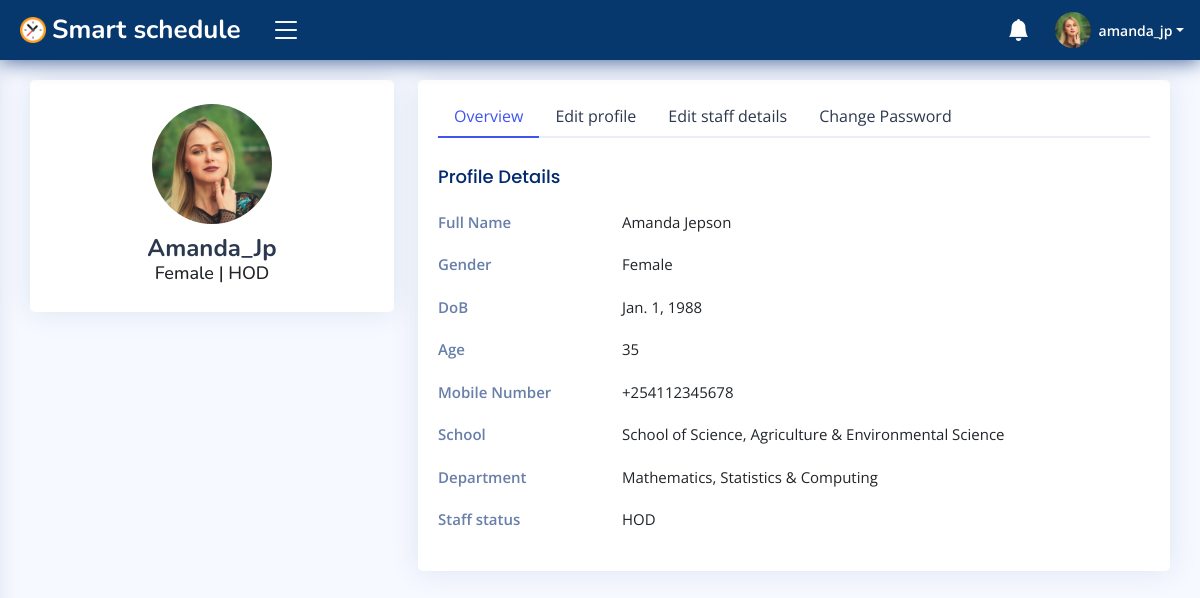
The app's page /auth/profile/amanda_jp/faculty/ (signed in) with its own data.
### accounts/models.py (models this page shows, shortened)
class User(AbstractUser):
    id = models.CharField(max_length=30, primary_key=True, unique=True, editable=False)
    first_name = models.CharField(max_length=15, blank=False)
    last_name = models.CharField(max_length=15, blank=False)
    email = models.EmailField(unique=True)
    gender = models.CharField(max_length=7, blank=False)
    dob = models.DateField(null=True, blank=False, db_column='Date of Birth')
    age = models.PositiveIntegerField(default=0, editable=False)
    mobile_no = PhoneNumberField()
    profile_pic = models.ImageField(upload_to='Users/imgs/dps/', default='default.png')
    is_student = models.BooleanField(default=False)
    date_updated = models.DateTimeField(auto_now=True)
    REQUIRED_FIELDS = ['username']
    USERNAME_FIELD = 'email'
    def __str__(self) -> str:
        return self.username
    class Meta:
        ordering = ['username', 'first_name', 'last_name']

class Faculty(models.Model):
    id = models.CharField(max_length=30, primary_key=True, unique=True, editable=False)
    staff = models.OneToOneField(User, on_delete=models.CASCADE, editable=False)
    school = models.CharField(max_length=70, blank=False)
    department = models.CharField(max_length=40, blank=False)
    position = models.CharField(max_length=20, blank=False)
    date_created = models.DateTimeField(auto_now_add=True)
    date_updated = models.DateTimeField(auto_now=True)
    def __str__(self) -> str:
        return f'{self.staff}'
    class Meta:
        ordering = ['staff', 'school']
        verbose_name_plural = 'Faculty records'

### accounts/views.py (the view, shortened to what this page needs)
# urls.py: path('profile/<str:staff_name>/faculty/', views.EditFacultyStaffProfileView.as_view(), name='faculty_profile'),
@method_decorator(login_required(login_url='login'), name='get')
@method_decorator(user_passes_test(lambda user: user.is_staff is False or user.is_superuser is False), name='get')
class EditFacultyStaffProfileView(View):
    profile_form_class = EditProfileForm
    faculty_form_class = EditFacultyDetailsForm
    template_name = 'dashboard/faculty/profile.html'
    def get(self, request, staff_name, *args, **kwargs):
        editprofile_form = self.profile_form_class(instance=request.user)
        editfaculty_form = self.faculty_form_class(instance=request.user.faculty)
        context = {
            'EditProfileForm': editprofile_form,
            'UpdateFacultyDetailsForm': editfaculty_form,
        }
        return render(request, self.template_name, context)

### campus/templates/dashboard/faculty/profile.html (shortened to what this page needs)
{% extends 'dashboard/faculty/base.html' %}{% block title %}Profile page{% endblock %}
	{% load crispy_forms_tags %}
	{% block content %}
	<main id="main" class="main">
		<section class="section profile">
			<div class="row">
				<div class="col-xl-4">
					<div class="card">
						<div class="card-body profile-card pt-4 d-flex flex-column align-items-center">
							<img src="{{ request.user.profile_pic.url }}" alt="Profile" class="rounded-circle">
							<h2>{{ request.user.username|title }}</h2>
							{% if request.user.is_student is True %}
							<h3>{{ request.user.gender|default:" -- " }} | {{ request.user.student.year|default:" -- " }}</h3>
							{% else %}
							<h3>{{ request.user.gender|default:" -- " }} | {{ request.user.faculty.position|default:" -- " }}</h3>
							{% endif %}
						</div>
					</div>
				</div>
				<div class="col-xl-8">
					<div class="card">
						<div class="card-body pt-3">
							<ul class="nav nav-tabs nav-tabs-bordered">
								<li class="nav-item">
									<button class="nav-link active" data-bs-toggle="tab" data-bs-target="#profile-overview">Overview</button>
								</li>
								<li class="nav-item">
									<button class="nav-link" data-bs-toggle="tab" data-bs-target="#profile-edit">Edit profile</button>
								</li>
								<li class="nav-item">
									<button class="nav-link" data-bs-toggle="tab" data-bs-target="#staff-details-edit">Edit staff details</button>
								</li>
								<li class="nav-item">
									<button class="nav-link" data-bs-toggle="tab" data-bs-target="#profile-change-password">Change Password</button>
								</li>
							</ul>
							<div class="tab-content pt-2">
								<div class="tab-pane fade show active profile-overview" id="profile-overview">
									<h5 class="card-title">Profile Details</h5>
									<div class="row">
										<div class="col-xl-3 col-lg-4 label">Full Name</div>
										<div class="col-xl-9 col-lg-8">{{ request.user.first_name|title }} {{ request.user.last_name|title }}</div>
									</div>
									<div class="row">
										<div class="col-xl-3 col-lg-4 label">Gender</div>
										<div class="col-xl-9 col-lg-8">{{ request.user.gender|default:" -- " }}</div>
									</div>
									<div class="row">
										<div class="col-xl-3 col-lg-4 label">DoB</div>
										<div class="col-xl-9 col-lg-8">{{ request.user.dob|default:" -- " }}</div>
									</div>
									<div class="row">
										<div class="col-xl-3 col-lg-4 label">Age</div>
										<div class="col-xl-9 col-lg-8">{{ request.user.age|default:"0" }}</div>
									</div>
									<div class="row">
										<div class="col-xl-3 col-lg-4 label">Mobile Number</div>
										<div class="col-xl-9 col-lg-8">{{ request.user.mobile_no|default:" -- " }}</div>
									</div>
									<div class="row">
										<div class="col-xl-3 col-lg-4 label">School</div>
										<div class="col-xl-9 col-lg-8">{{ request.user.faculty.school|default:" -- " }}</div>
									</div>
									<div class="row">
										<div class="col-xl-3 col-lg-4 label">Department</div>
										<div class="col-xl-9 col-lg-8">{{ request.user.faculty.department|default:" -- " }}</div>
									</div>
									<div class="row">
										<div class="col-xl-3 col-lg-4 label">Staff status</div>
										<div class="col-xl-9 col-lg-8">{{ request.user.faculty.position|default:" -- " }}</div>
									</div>
								</div>
							</div>
						</div>
					</div>
				</div>
			</div>
		</section>
	</main>
	{% endblock %}

### campus/templates/dashboard/faculty/base.html (shortened to what this page needs)
{% load static %}
<!DOCTYPE html>
<html lang="en">
<head>
    <link href="https://cdn.jsdelivr.net/npm/bootstrap@5.3.2/dist/css/bootstrap.min.css" rel="stylesheet">
    <link rel="stylesheet" href="https://cdn.jsdelivr.net/npm/bootstrap-icons@1.11.1/font/bootstrap-icons.css">
    <link rel="stylesheet" href="https://cdnjs.cloudflare.com/ajax/libs/fullcalendar/3.10.2/fullcalendar.min.css" />
    <link href="{% static 'css/styles.css' %}" rel="stylesheet">
</head>
<body>
    <header id="header" class="header fixed-top d-flex align-items-center">
        <div class="d-flex align-items-center justify-content-between">
            <a href="{% url 'faculty_homepage' %}" class="logo d-flex align-items-center">
                <img src="{% static 'img/logo/logo.png' %}" alt="logo">
                <span class="d-none d-lg-block text-white">Smart schedule</span>
            </a>
            <i class="bi bi-list toggle-sidebar-btn"></i>
        </div>
        <nav class="header-nav ms-auto">
            <ul class="d-flex align-items-center">
                <li class="nav-item dropdown">
                    <a class="nav-link nav-icon" href="#" data-bs-toggle="dropdown">
                        <i class="bi bi-bell-fill"></i>
                    </a>
                </li>
                <li class="nav-item dropdown pe-3">
                    <a class="nav-link nav-profile d-flex align-items-center pe-0" href="" data-bs-toggle="dropdown">
                        <img src="{{ request.user.profile_pic.url }}" alt="profile" class="rounded-circle">
                        <span class="d-none d-md-block dropdown-toggle ps-2">{{ request.user.username }}</span>
                    </a>
                </li>
            </ul>
        </nav>
    </header>
    {% block content %}
    {% endblock %}
</body>
</html>

### static/css/styles.css (style rules this page uses)
:root { scroll-behavior: smooth; }
body { font-family: "Open Sans", sans-serif; background: #f6f9ff; color: #444444; }
a { color: #4154f1; text-decoration: none; }
h1, h2, h3, h4, h5, h6 { font-family: "Nunito", sans-serif; }
#main { margin-top: 60px; padding: 20px 30px; transition: all 0.3s; }
.card { margin-bottom: 30px; border: none; border-radius: 5px; box-shadow: 0px 0 30px rgba(1, 41, 112, 0.1); }
.card-title { padding: 20px 0 15px 0; font-size: 18px; font-weight: 500; color: #012970; font-family: "Poppins", sans-serif; }
.card-body { padding: 0 20px 20px 20px; }
.nav-tabs-bordered { border-bottom: 2px solid #ebeef4; }
.nav-tabs-bordered .nav-link { margin-bottom: -2px; border: none; color: #2c384e; }
.nav-tabs-bordered .nav-link.active { background-color: #fff; color: #4154f1; border-bottom: 2px solid #4154f1; }
.logo { line-height: 1; }
@media (min-width: 1200px) { .logo { width: 240px; } }
.logo img { max-height: 26px; margin-right: 6px; }
.logo span { font-size: 26px; font-weight: 700; color: #012970; font-family: "Nunito", sans-serif; }
.header { transition: all 0.5s; z-index: 997; height: 60px; box-shadow: 0px 2px 20px rgba(1, 41, 112, 0.7); background-color: #07386d; padding-left: 20px; }
.header .toggle-sidebar-btn { font-size: 32px; padding-left: 10px; cursor: pointer; color: #fff; }
.header-nav ul { list-style: none; }
.header-nav>ul { margin: 0; padding: 0; }
.header-nav .nav-icon { font-size: 22px; color: #fff; margin-right: 25px; position: relative; }
.header-nav .nav-profile { color: #fff; }
.header-nav .nav-profile img { max-height: 36px; }
.header-nav .nav-profile span { font-size: 14px; font-weight: 600; }
@media (min-width: 1200px) { #main, #footer { margin-left: 300px; } }
@media (min-width: 1200px) { .toggle-sidebar #main, .toggle-sidebar #footer { margin-left: 0; } }
.profile .profile-card img { height: 120px; width: 120px; }
.profile .profile-card h2 { font-size: 24px; font-weight: 700; color: #2c384e; margin: 10px 0 0 0; }
.profile .profile-card h3 { font-size: 18px; }
.profile .profile-overview .row { margin-bottom: 20px; font-size: 15px; }
.profile .profile-overview .card-title { color: #012970; }
.profile .profile-overview .label { font-weight: 600; color: rgba(1, 41, 112, 0.6); }

### records on screen
User: user.profile_pic (picture), user.username "amanda_jp", user.username "Amanda_Jp", user.gender "Female", user.faculty.position "HOD", user.first_name "Amanda", user.last_name "Jepson", user.dob "Jan. 1, 1988", user.age "35", user.mobile_no "+254112345678", user.faculty.school "School of Science, Agriculture & Environmental Science", user.faculty.department "Mathematics, Statistics & Computing"
